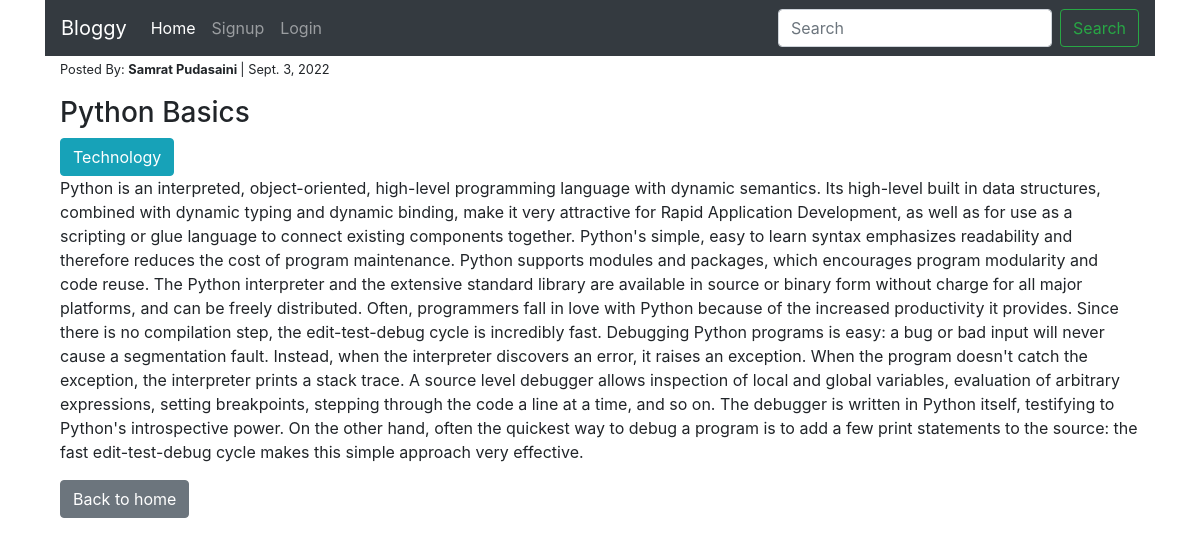
Before: /blogs/dashview/python-basics/ with the older database file.
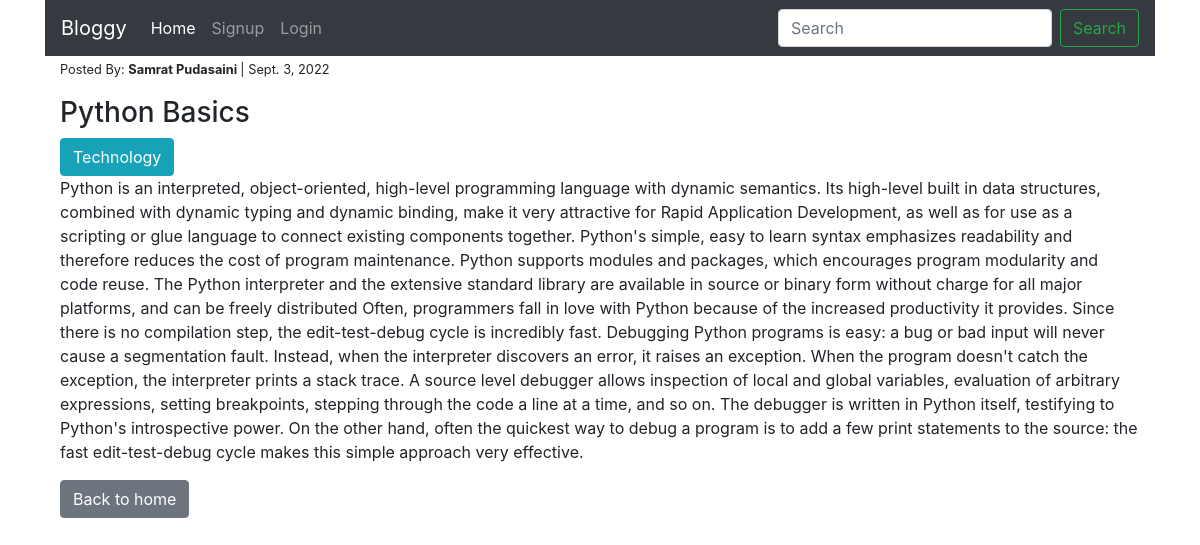
After: the same page with the newer database file.
### posts/models.py (models this page shows, shortened)
class Post(models.Model):
    title = models.CharField(max_length=100)
    content = models.TextField()
    published_date = models.DateField(auto_now=True)
    category = models.ForeignKey(Category, on_delete=models.CASCADE, null=True)
    user = models.ForeignKey(User,on_delete=models.CASCADE,null=True,blank=True)
    slug = models.SlugField(null=True, unique=True)

class Category(models.Model):
    name = models.CharField(max_length=100)
    def __str__(self):
        return self.name

### posts/views.py (the view)
# urls.py: path("dashview/<slug:slug>/",views.blog_details,name="dashview"),
def blog_details(request,slug):
    blog = Post.objects.get(slug=slug)
    data = {'blog':blog}
    return render(request,'blog-details.html',data)

### templates/blog-details.html
{% extends 'base.html' %} {% load static %} {% block content %}
<main>
	{% if request.user == blog.user %}
	<div class="container">
		<p>
			<small>
				Posted By:
				<b> {{ blog.user.first_name }} {{blog.user.last_name}} </b>
				| {{blog.published_date}}
			</small>
		</p>
		<h3>{{blog.title}}</h3>
		<button class="btn btn-info">{{blog.category}}</button>
		<p>{{blog.content}}</p>
		<a class="btn btn-success text-white" href="{% url 'update' blog.slug %}">
			Edit</a
		>
		<a class="btn btn-danger" href="{% url 'delete' blog.slug  %}">Delete</a>
		<a class="btn btn-secondary" href="{% url 'blogs' %}">Back to home</a>
	</div>
	{% else %}
	<div class="container">
		<p>
			<small>
				Posted By:
				<b> {{ blog.user.first_name }} {{blog.user.last_name}} </b>
				| {{blog.published_date}}
			</small>
		</p>
		<h3>{{blog.title}}</h3>
		<button class="btn btn-info">{{blog.category}}</button>
		<p>{{blog.content}}</p>
		<a href="{% url 'blogs' %}"
			><button class="btn btn-secondary">Back to home</button></a
		>
	</div>
	{% endif %}
</main>
{% endblock %}

Changed rows visible on the page:
changed Post "Python Basics": content "…and can be freely distributed. Often, programmers fall in…" → "…and can be freely distributed Often, programmers fall in…"
